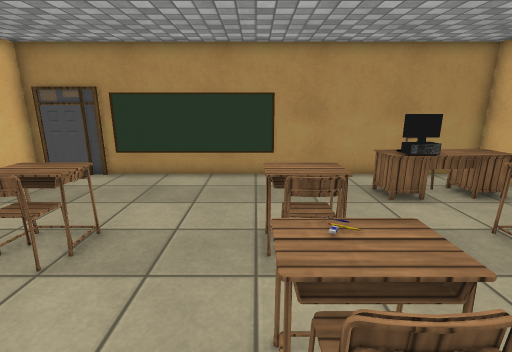
View 1 (above)

12 first-person views from a walk through a scene from a Unity 3-D project. The camera is 1.5 m above the floor, tilts 14° down and sees 85° across. The floor is counted in squares, 0.5 m on a side. Each view is taken from the middle of a square. On the plan, view 1 faces up. The plan holds only what a view shows up to about 20 squares ahead; the rest is blank. Some animated figures are left out. Some surface patterns are stand-ins.

View 2
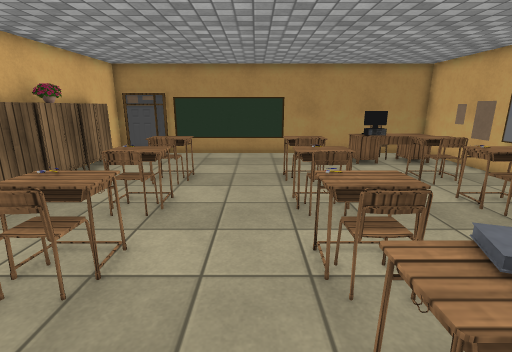

View 3
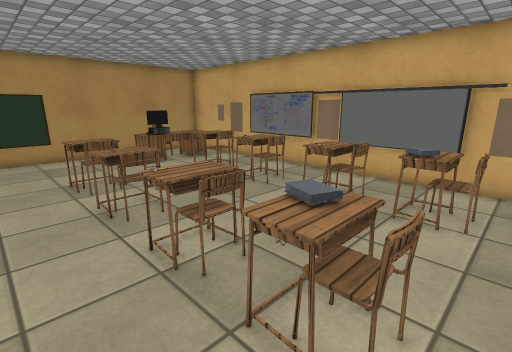

View 4
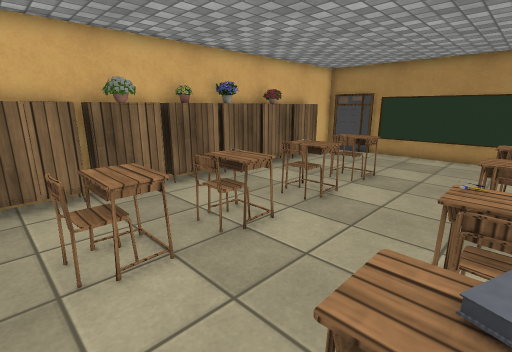

View 5
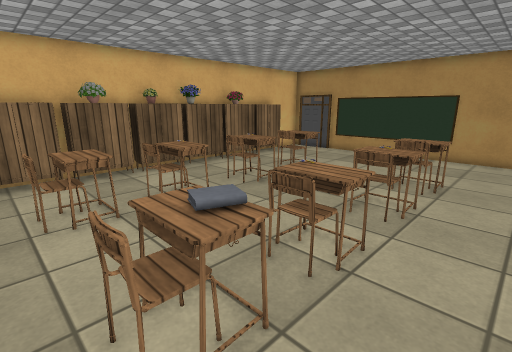

View 6
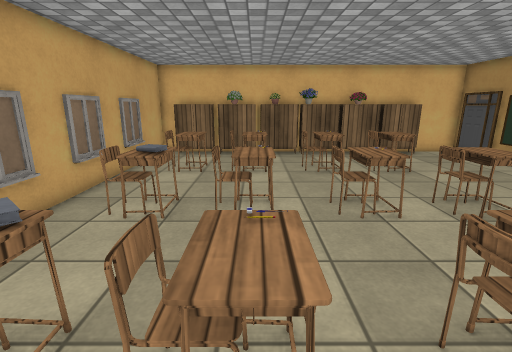

View 7
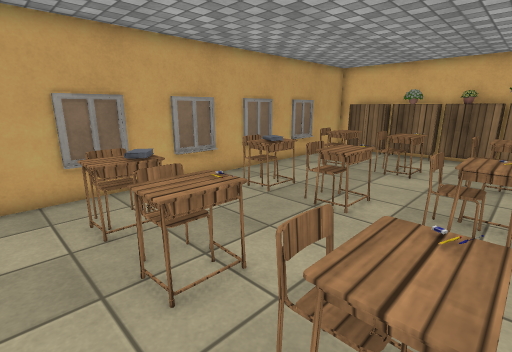

View 8
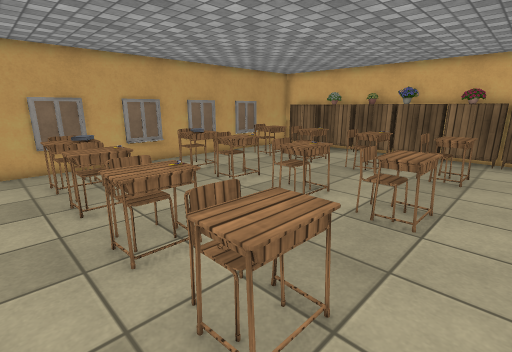

View 9
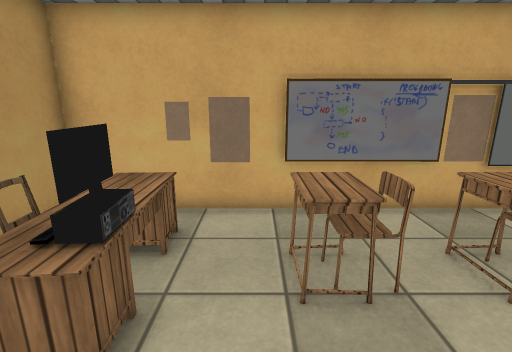

View 10
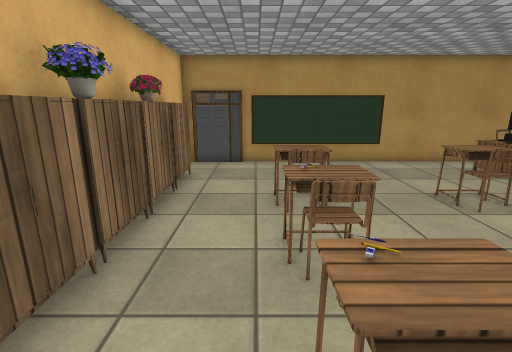

View 11
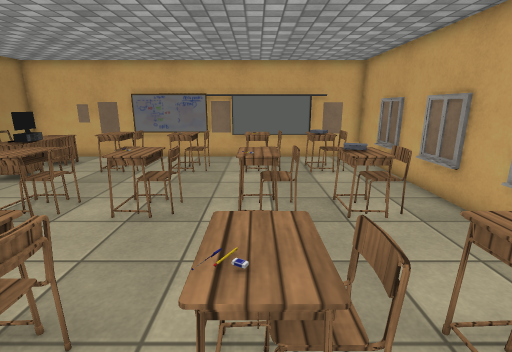

View 12
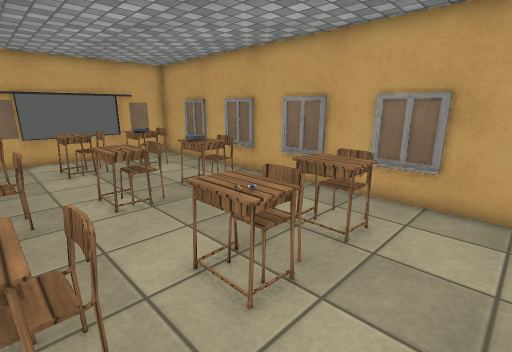

### Floor plan
Key: @ floor where view 1 was taken; # wall or solid block; x gap in a wall; . floor; C chair; E desk; T table; A cabinet; O other object.
Columns run from 10 left of view 1 to 10 right of it. Each row starts with its distance up from view 1.
 13    ##      ##
 12 #OOO#OOOOOO##########
 11 #...............C#..#
 10 #.............EE#EE.#
  9 #A............EOOEE.#
  8 #A..................#
  7 #A..................#
  6 #A...TT...TTT...TT..#
  5 #A...C#...TCT...C#..#
  4 #A...  ....x....  ..#
  3 #A...TT...TTT...TT..#
  2 #A...#T...TTT...O#..#
  1 #A...CC....C....CC..#
  0 #A...T....@T.....T..#
 -1 #A...TT...TTT...TT..#
 -2 #A...CC...TCT...C#..#
 -3 #A..................#
 -4 #A...TT...TOT...OT..#
 -5 #A...C#...TCT...#C..#
 -6 #A..................#
 -7 #####################

Where each view was taken, in squares from view 1:
view 1: 0 up, 0 right, facing up
view 2: 6 down, 1 left, facing up
view 3: 6 down, 2 left, facing up-right
view 4: 6 down, 1 right, facing up-left
view 5: 6 down, 4 right, facing up-left
view 6: 1 down, 9 right, facing left
view 7: 3 up, 9 right, facing down-left
view 8: 8 up, 9 right, facing down-left
view 9: 7 up, 2 right, facing right
view 10: 3 down, 6 left, facing up
view 11: 1 down, 7 left, facing right
view 12: 2 up, 8 left, facing down-right
